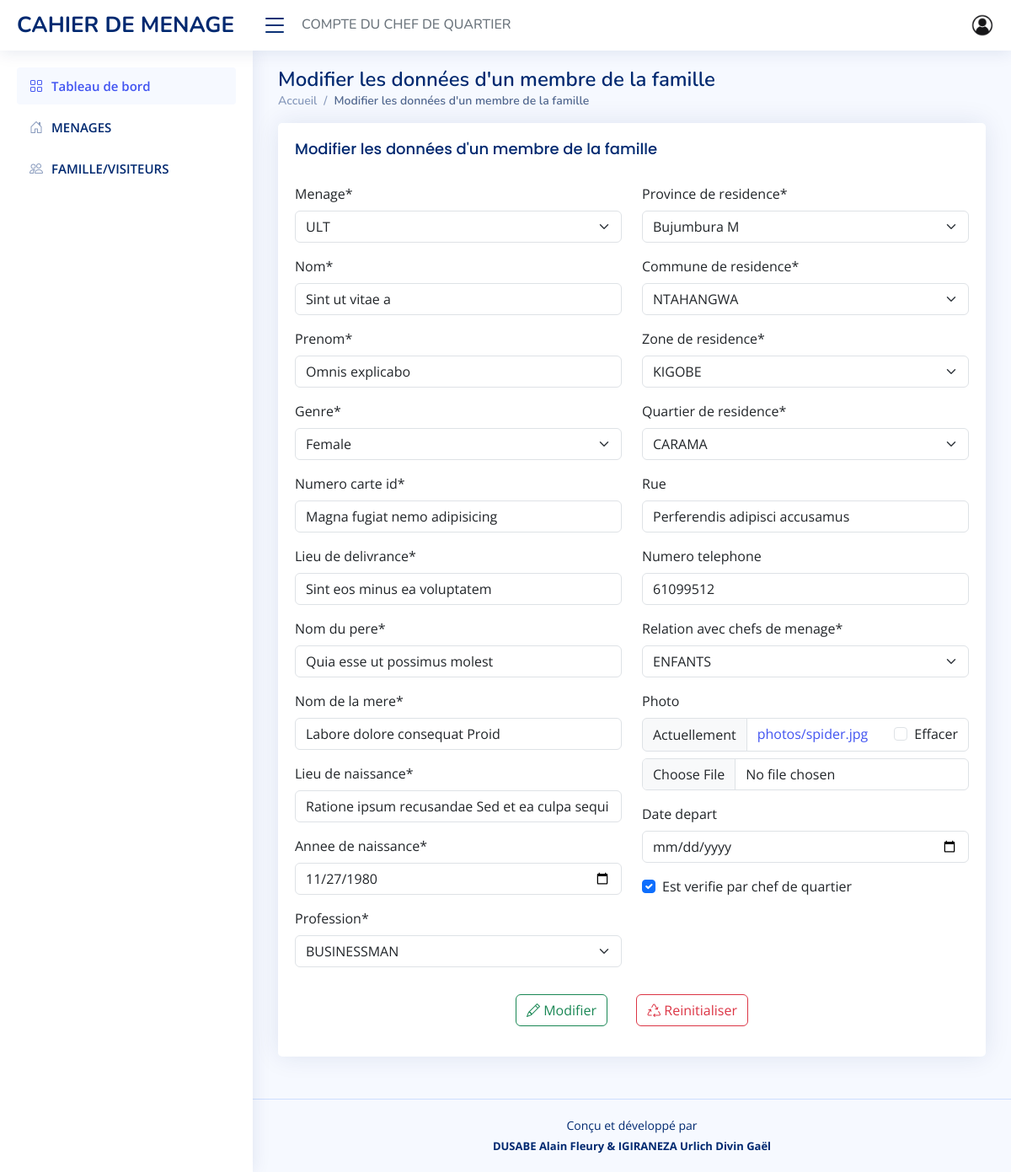
The page /family/edit/8 (signed in) on the database its author committed.
### app/models/person.py (models this page shows, shortened)
class Person (models.Model):
    gender = (
        ('Male', 'Male'), ('Female', 'Female')
    )
    menage = models.ForeignKey(Household, on_delete=models.CASCADE)
    nom = models.CharField(max_length=15)
    prenom = models.CharField(max_length=15)
    genre = models.CharField(choices=gender, max_length=20)
    numero_carte_id = models.CharField(max_length=30, unique=True)
    lieu_de_delivrance = models.CharField(max_length=30)
    province_de_residence = models.ForeignKey(Province, on_delete=models.CASCADE)
    commune_de_residence = models.ForeignKey(Commune, on_delete=models.CASCADE)
    zone_de_residence = models.ForeignKey(Zone, on_delete=models.CASCADE)
    quartier_de_residence = models.ForeignKey(Quartier, on_delete=models.CASCADE)
    rue = models.CharField(max_length=30, null=True, blank=True)
    lieu_de_naissance = models.CharField(max_length=50)
    annee_de_naissance = models.DateField()
    nom_du_pere = models.CharField(max_length=30)
    nom_de_la_mere = models.CharField(max_length=30)
    profession = models.ForeignKey(Profession, on_delete=models.CASCADE)
    numero_telephone = models.CharField(max_length=15, null=True, blank=True)
    relation_avec_chefs_de_menage = models.ForeignKey(Status, on_delete=models.CASCADE)
    photo = models.ImageField(upload_to='photos/', null=True, blank=True)
    est_chef_de_menage = models.BooleanField(default=False)
    est_verifie_par_chef_de_menage = models.BooleanField(default=False)
    est_verifie_par_chef_de_quartier = models.BooleanField(default=False)
    created_at = models.DateTimeField(auto_now_add=True)
    date_depart = models.DateField(null=True, blank=True)
    created_by = models.ForeignKey(User, on_delete=models.CASCADE, null=True)

### app/models/profession.py (models this page shows)
class Profession (models.Model):
    profession = models.CharField(max_length=30, unique=True)
    def __str__(self) -> str:
        return self.profession

### app/views/person.py (the view)
# urls.py: path('family/edit/<int:id>', person.edit_family_member, name='edit_family_member'),
@login_required(login_url ='login')
def edit_family_member(request, id):
    assert isinstance(request, HttpRequest)
    page_title = 'Modifier les données d\'un membre de la famille'
    template = 'app/settings/person/family/edit.html'
    if request.method == 'GET':
        if id == 0:
            form = PersonForm()
        else:
            person = Person.objects.get(pk=id)
            form = PersonForm(instance=person)
        context = {
            'form': form,
            'page_title': page_title
        }
        return render(
            request,
            template_name=template,
            context=context
        )

### app/forms/person.py
class PersonForm (ModelForm):
     class Meta:
        model = Person
        exclude = ['created_at', 'created_by']
        widgets = {
            "annee_de_naissance": forms.TextInput(attrs={'type': 'date'}),
            "date_depart": forms.TextInput(attrs={'type': 'date'})
        }

### app/models/commune.py (called while the page is built)
    def __str__(self) -> str:
        return self.commune

### app/models/household.py (called while the page is built)
    def __str__(self):
        return self.designation

### app/models/province.py (called while the page is built)
    def __str__(self) -> str:
        return self.province

### app/models/quartier.py (called while the page is built)
    def __str__(self) -> str:
        return self.quartier

### app/models/status.py (called while the page is built)
    def __str__(self) -> str:
        return self.status

### app/models/zone.py (called while the page is built)
    def __str__(self) -> str:
        return self.zone

### app/templatetags/user_tags.py (called while the page is built)
@register.filter
def user_belongs_to_group(user, group_name):
    return user.groups.filter(name=group_name).exists()

### app/templates/app/settings/person/family/edit.html (shortened to what this page needs)
{% extends 'app/layouts/default.html' %}
{% block content %}
{% load user_tags %}
{% load crispy_forms_tags %}
<section class="section">
    <div class="row">
        <div class="col-lg-12">
            <div class="card">
                <div class="card-body">
                    <h5 class="card-title">{{page_title}}</h5>
                    <form action="{% url 'update_family_member' form.instance.pk %}" method="POST" class="mt-3">
                        <div class="form-group">
                            <div class="row">
                                <div class="col-xl-6">
                                    {{ form.menage|as_crispy_field }}
                                    {{ form.nom|as_crispy_field }}
                                    {{ form.prenom|as_crispy_field }}
                                    {{ form.genre|as_crispy_field }}
                                    {{ form.numero_carte_id|as_crispy_field }}
                                    {{ form.lieu_de_delivrance|as_crispy_field }}
                                </div>
                                <div class="col-xl-6">
                                    {{ form.province_de_residence|as_crispy_field }}
                                    {{ form.commune_de_residence|as_crispy_field }}
                                    {{ form.zone_de_residence|as_crispy_field }}
                                    {{ form.quartier_de_residence|as_crispy_field }}
                                    {{ form.rue|as_crispy_field }}
                                    {{form.numero_telephone|as_crispy_field}}
                                </div>
                            </div>
                            <div class="row">
                                <div class="col-xl-6">
                                    {{form.nom_du_pere|as_crispy_field}}
                                    {{form.nom_de_la_mere|as_crispy_field}}
                                    {{form.lieu_de_naissance|as_crispy_field}}
                                    {{ form.annee_de_naissance|as_crispy_field }}
                                    {{form.profession|as_crispy_field}}
                                </div>
                                <div class="col-xl-6">
                                    {{form.relation_avec_chefs_de_menage|as_crispy_field}}
                                    {{form.photo|as_crispy_field}}
                                    {{ form.date_depart|as_crispy_field }}
                                    {% if user|user_belongs_to_group:'chef_quarter' %}
                                    {{form.est_verifie_par_chef_de_quartier|as_crispy_field}}
                                    {% endif %}
                                </div>
                            </div>
                            <div class="text-center mt-3 mb-3">
                                <button type="submit" style="margin-right: 30px;" class="btn btn-outline-success"><i
                                        class="bi bi-pencil"></i> Modifier</button>
                                <button type="reset" class="btn btn-outline-danger"><i class="bi bi-recycle"></i>
                                    Reinitialiser</button>
                            </div>
                    </form>
                </div>
            </div>
        </div>
    </div>
</section>
{% endblock %}

### app/static/app/css/style.css (style rules this page uses)
:root { scroll-behavior: smooth; }
body { font-family: "Open Sans", sans-serif; background: #f6f9ff; color: #444444; }
a { color: #4154f1; text-decoration: none; }
h1, h2, h3, h4, h5, h6 { font-family: "Nunito", sans-serif; }
.card { margin-bottom: 30px; border: none; border-radius: 5px; box-shadow: 0px 0 30px rgba(1, 41, 112, 0.1); }
.card-title { padding: 20px 0 15px 0; font-size: 18px; font-weight: 500; color: #012970; font-family: "Poppins", sans-serif; }
.card-body { padding: 0 20px 20px 20px; }

### rows shown on the page
Person: menage "ULT", nom "Sint ut vitae a", prenom "Omnis explicabo", genre "Female", numero_carte_id "Magna fugiat nemo adipisicing", lieu_de_delivrance "Sint eos minus ea voluptatem", province_de_residence "Bujumbura M", commune_de_residence "NTAHANGWA", zone_de_residence "KIGOBE", quartier_de_residence "CARAMA", rue "Perferendis adipisci accusamus", numero_telephone "61099512", nom_du_pere "Quia esse ut possimus molest", nom_de_la_mere "Labore dolore consequat Proid", lieu_de_naissance "Ratione ipsum recusandae Sed et ea culpa sequi", annee_de_naissance "11/27/1980", relation_avec_chefs_de_menage "ENFANTS", est_verifie_par_chef_de_quartier "☑"
Profession: profession "BUSINESSMAN"

### other values the page prints
{{ page_title }} "Modifier les données d'un membre de la famille"
